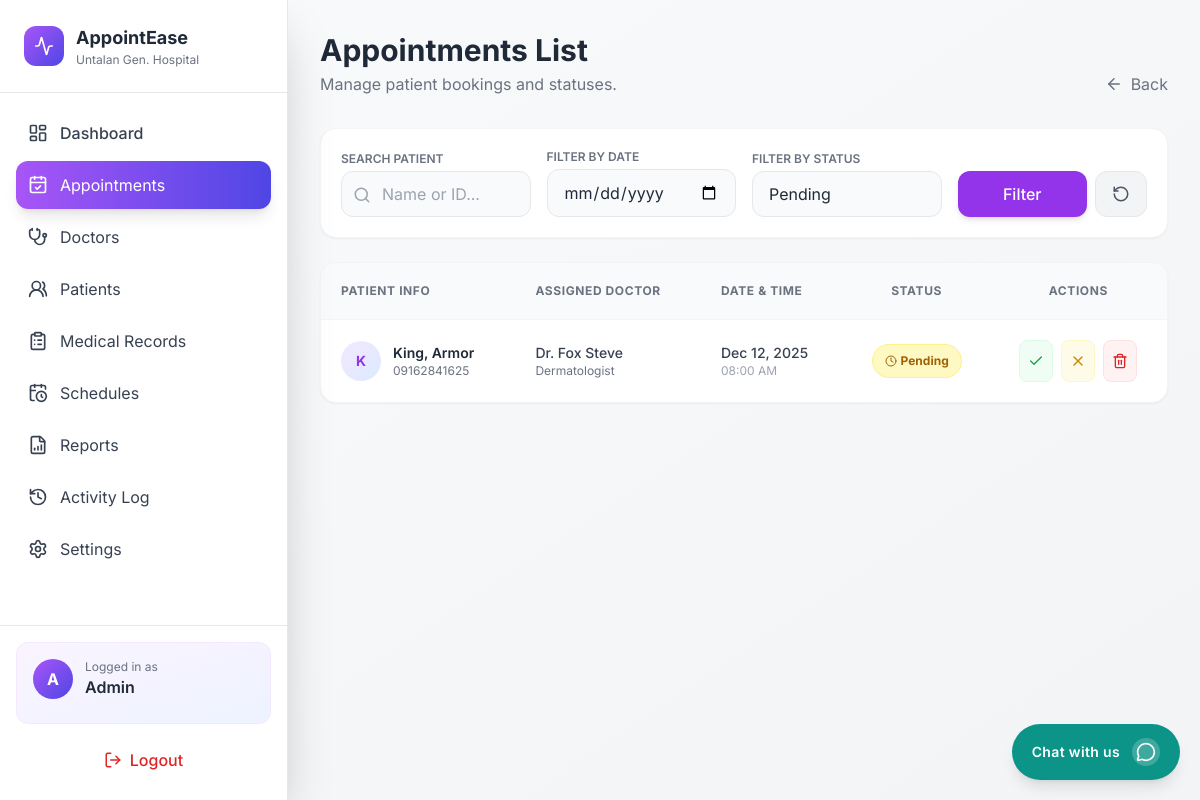
Page /appointment_list_report.php?status=2 (signed in) on the committed database.
### tables this page shows
CREATE TABLE `tblappointment` (
  `id` int(11) NOT NULL,
  `booking_date` date NOT NULL,
  `booking_time` time DEFAULT NULL,
  `user_id` varchar(30) NOT NULL,
  `doctor` varchar(30) NOT NULL,
  `status` int(11) NOT NULL,
  `reminder_sent` tinyint(1) NOT NULL DEFAULT 0,
  `reminder_sent_at` datetime DEFAULT NULL
);

CREATE TABLE `tblinfo` (
  `id` int(11) NOT NULL,
  `user_id` varchar(30) NOT NULL,
  `last_name` varchar(40) NOT NULL,
  `first_name` varchar(50) NOT NULL,
  `middle_name` varchar(40) NOT NULL,
  `specialization` varchar(30) NOT NULL,
  `bdate` date NOT NULL,
  `gender` varchar(10) NOT NULL,
  `address` varchar(200) NOT NULL,
  `contact` varchar(20) NOT NULL,
  `image` varchar(255) DEFAULT NULL
);

### controllers/appointment_list_data.php (called while the page is built, shortened)
<?php
require_once 'db.php';
$filter_search = $_GET['search'] ?? '';
$filter_date = $_GET['date'] ?? '';
$filter_status = $_GET['status'] ?? 'all';
$sql = "SELECT a.id, a.booking_date, a.booking_time, a.status, a.user_id,
              p.first_name AS pfirst, p.last_name AS plast, p.contact, p.image,
              d.first_name AS dfirst, d.last_name AS dlast, d.specialization
        FROM tblappointment a
        LEFT JOIN tblinfo p ON p.user_id = a.user_id
        LEFT JOIN tblinfo d ON d.user_id = a.doctor
        WHERE 1=1";
$params = [];
if ($filter_status !== 'all') {
    $sql .= " AND a.status = ?";
    $params[] = $filter_status;
}
$sql .= " ORDER BY a.booking_date DESC, a.id DESC";
try {
    $stmt = $pdo->prepare($sql);
    $stmt->execute($params);
    $appointments = $stmt->fetchAll(PDO::FETCH_ASSOC);
} catch (Exception $e) {
    $appointments = [];
    $error = "Database Error: " . $e->getMessage();
}

### appointment_list_report.php (the view, shortened to what this page needs)
<?php
include __DIR__ . '/controllers/appointment_list_data.php';
?>
<!doctype html>
<html lang="en">
<head>
  <script src="https://cdn.tailwindcss.com"></script>
</head>
<body class="bg-gradient-to-br from-gray-50 to-gray-100 text-gray-800">
  <div class="flex h-screen overflow-hidden">
    <?php include 'includes/admin_sidebar.php'; ?>
    <main class="flex-1 overflow-auto">
      <div class="p-8">
        <div class="flex justify-between items-end mb-8">
            <div>
                <h1 class="text-3xl font-bold text-gray-800">Appointments List</h1>
                <p class="text-gray-500 mt-1">Manage patient bookings and statuses.</p>
            </div>
            <div class="flex gap-3">
                <a href="admin_home.php" class="text-gray-500 hover:text-purple-600 flex items-center gap-2 transition">
                    <i data-lucide="arrow-left" width="18"></i> Back
                </a>
            </div>
        </div>
        <div class="bg-white p-5 rounded-2xl shadow-sm border border-gray-100 mb-6">
            <form method="GET" class="grid grid-cols-1 md:grid-cols-4 gap-4 items-end">
                <div class="col-span-1 md:col-span-1">
                    <label class="block text-xs font-semibold text-gray-500 uppercase mb-1">Search Patient</label>
                    <div class="relative">
                        <i data-lucide="search" class="absolute left-3 top-3 text-gray-400" width="18"></i>
                        <input type="text" name="search" value="<?= htmlspecialchars($filter_search) ?>"
                               class="w-full pl-10 pr-4 py-2.5 bg-gray-50 border border-gray-200 rounded-xl focus:outline-none focus:border-purple-500"
                               placeholder="Name or ID...">
                    </div>
                </div>
                <div>
                    <label class="block text-xs font-semibold text-gray-500 uppercase mb-1">Filter by Date</label>
                    <input type="date" name="date" value="<?= htmlspecialchars($filter_date) ?>"
                           class="w-full px-4 py-2.5 bg-gray-50 border border-gray-200 rounded-xl focus:outline-none focus:border-purple-500">
                </div>
                <div>
                    <label class="block text-xs font-semibold text-gray-500 uppercase mb-1">Filter by Status</label>
                    <select name="status" class="w-full px-4 py-2.5 bg-gray-50 border border-gray-200 rounded-xl focus:outline-none focus:border-purple-500 appearance-none">
                        <option value="2" <?= $filter_status === '2' ? 'selected' : '' ?>>Pending</option>
                    </select>
                </div>
                <div class="flex gap-2">
                    <button type="submit" class="px-6 py-2.5 bg-purple-600 hover:bg-purple-700 text-white rounded-xl transition shadow-md flex-1 font-medium">
                        Filter
                    </button>
                    <a href="appointment_list_report.php" class="px-4 py-2.5 bg-gray-100 hover:bg-gray-200 text-gray-600 rounded-xl transition border border-gray-200" title="Reset">
                        <i data-lucide="rotate-ccw" width="18"></i>
                    </a>
                </div>
            </form>
        </div>
        <div class="bg-white rounded-2xl shadow-sm border border-gray-100 overflow-hidden">
            <div class="overflow-x-auto">
                <table class="w-full text-left border-collapse">
                    <thead class="bg-gray-50 border-b border-gray-100">
                        <tr>
                            <th class="p-5 text-xs font-bold text-gray-500 uppercase tracking-wider">Patient Info</th>
                            <th class="p-5 text-xs font-bold text-gray-500 uppercase tracking-wider">Assigned Doctor</th>
                            <th class="p-5 text-xs font-bold text-gray-500 uppercase tracking-wider">Date & Time</th>
                            <th class="p-5 text-xs font-bold text-gray-500 uppercase tracking-wider text-center">Status</th>
                            <th class="p-5 text-xs font-bold text-gray-500 uppercase tracking-wider text-center">Actions</th>
                        </tr>
                    </thead>
                    <tbody class="divide-y divide-gray-100 text-sm">
                        <?php if(empty($appointments)): ?>
                            <tr>
                                <td colspan="5" class="p-8 text-center text-gray-500">
                                    <div class="flex flex-col items-center justify-center gap-2">
                                        <i data-lucide="calendar-x" width="32" class="text-gray-300"></i>
                                        <p>No appointments found matching your filters.</p>
                                    </div>
                                </td>
                            </tr>
                        <?php else: foreach($appointments as $apt):
                            $patientName = $apt['pfirst'] ? trim($apt['plast'] . ', ' . $apt['pfirst']) : 'Guest User';
                            $doctorName = $apt['dfirst'] ? trim('Dr. ' . $apt['dlast'] . ' ' . $apt['dfirst']) : 'Unassigned';
                            $status = (int)$apt['status'];
                            switch ($status) {
                                case 2:
                                    $statusBadge = '<span class="px-3 py-1 rounded-full text-xs font-bold bg-yellow-100 text-yellow-700 border border-yellow-200 inline-flex items-center gap-1"><i data-lucide="clock" width="12"></i> Pending</span>';
                                    break;
                            }
                        ?>
                        <tr class="hover:bg-gray-50 transition group">
                            <td class="p-5">
                                <div class="flex items-center gap-3">
                                    <div class="w-10 h-10 rounded-full bg-gradient-to-br from-purple-100 to-blue-100 text-purple-600 flex items-center justify-center font-bold text-sm">
                                        <?= strtoupper(substr($patientName, 0, 1)) ?>
                                    </div>
                                    <div>
                                        <p class="font-semibold text-gray-800"><?= htmlspecialchars($patientName) ?></p>
                                        <p class="text-xs text-gray-500"><?= htmlspecialchars($apt['contact'] ?: 'No Contact') ?></p>
                                    </div>
                                </div>
                            </td>
                            <td class="p-5">
                                <p class="text-sm font-medium text-gray-700"><?= htmlspecialchars($doctorName) ?></p>
                                <p class="text-xs text-gray-500"><?= htmlspecialchars($apt['specialization'] ?? 'General') ?></p>
                            </td>
                            <td class="p-5">
                                <div class="flex flex-col">
                                    <span class="text-sm font-medium text-gray-700"><?= date('M d, Y', strtotime($apt['booking_date'])) ?></span>
                                    <span class="text-xs text-gray-400"><?= $apt['booking_time'] ? date('h:i A', strtotime($apt['booking_time'])) : '--:--' ?></span>
                                </div>
                            </td>
                            <td class="p-5 text-center">
                                <?= $statusBadge ?>
                            </td>
                            <td class="p-5 text-center">
                                <div class="flex items-center justify-center gap-2 opacity-100">
                                    <?php if($status == 2): ?>
                                    <form method="POST" class="inline">
                                        <button type="submit" name="update_status" class="p-2 bg-green-50 text-green-600 rounded-lg hover:bg-green-100 transition border border-green-100" title="Confirm">
                                            <i data-lucide="check" width="16"></i>
                                        </button>
                                    </form>
                                    <?php endif; ?>
                                    <?php if($status == 2 || $status == 1): ?>
                                    <form method="POST" class="inline">
                                        <button type="submit" name="update_status" class="p-2 bg-yellow-50 text-yellow-600 rounded-lg hover:bg-yellow-100 transition border border-yellow-100" title="Cancel">
                                            <i data-lucide="x" width="16"></i>
                                        </button>
                                    </form>
                                    <?php endif; ?>
                                    <form method="POST" class="inline" onsubmit="return confirm('Are you sure you want to permanently delete this record?');">
                                        <button type="submit" name="delete_appointment" class="p-2 bg-red-50 text-red-600 rounded-lg hover:bg-red-100 transition border border-red-100" title="Delete">
                                            <i data-lucide="trash-2" width="16"></i>
                                        </button>
                                    </form>
                                </div>
                            </td>
                        </tr>
                        <?php endforeach; endif; ?>
                    </tbody>
                </table>
            </div>
        </div>
      </div>
    </main>
  </div>
</body>
</html>

### appointment_list_report.php (style rules this page uses)
* { font-family: 'Inter', sans-serif; }

### rows in the picture
tblappointment: tblinfo.first_name+last_name "K", tblinfo.first_name+last_name "King, Armor", tblinfo.contact "09162841625", tblinfo.first_name+last_name "Dr. Fox Steve", tblinfo.specialization "Dermatologist", booking_date "Dec 12, 2025", booking_time "08:00 AM", status 2 (drawn)

### other values in the picture
substr($sidebarName, 0, 1) "A"
$sidebarName "Admin"
